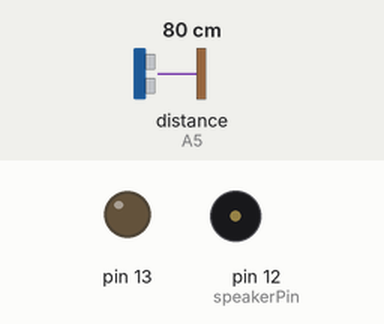
Recording of a sketch running on a simulated Arduino Uno, built with avr-gcc and run on an emulated ATmega328P. On the bench: output pins drawn as LEDs (lit = HIGH), buzzer (waves = sounding). Wiring (inferred from the names in the program): ultrasonic range finder: trigger A5; echo A5. The inputs (shaded band) are chosen by the test bench; at power-on: distance to the obstacle (sensor on A5) 80 cm. Pins used as bus, display or sensor lines are not drawn.

Above: at 1.2 s.
1.3 s: distance to the obstacle (sensor on A5) set to 2 cm
At 1.6 s:
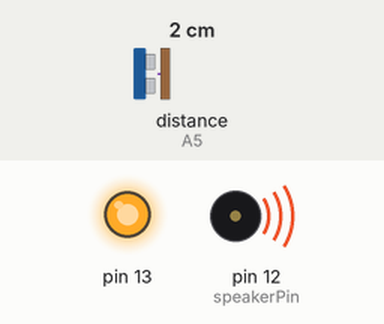
2.8 s: distance to the obstacle (sensor on A5) set to 35 cm
At 4.0 s:
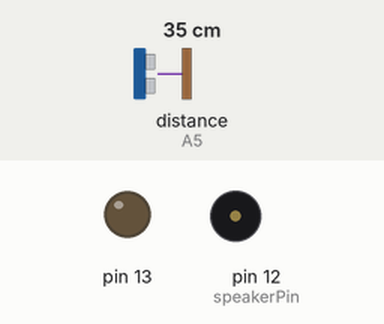
4.3 s: distance to the obstacle (sensor on A5) set to 4 cm
At 5.2 s:
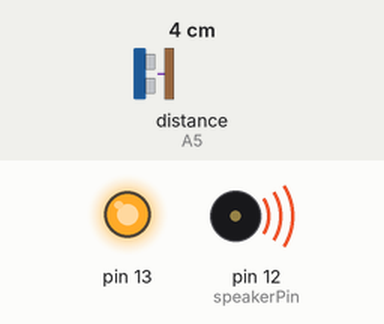
Timing chart, 0 to 7.3 s (numbered marks = the images above; inputs shaded):
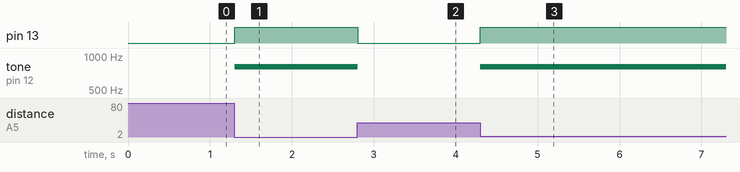

Measured:
- after the input at 1.3 s, pin 13: LOW → HIGH at once; tone on pin 12 (speakerPin): silent → 800 Hz at once
- after the input at 2.8 s, pin 13: HIGH → LOW at once; tone on pin 12 (speakerPin): 800 Hz → silent at once
- after the input at 4.3 s, pin 13: LOW → HIGH at once; tone on pin 12 (speakerPin): silent → 800 Hz at once

The sketch:

distanceAlarm.ino
```cpp
#include <Arduino.h>

//volatile uint8_t& USport = PORTD;
//volatile uint8_t& USpin  = PIND;
//volatile uint8_t& USddr  = DDRD;
//volatile uint8_t  USbit  = _BV(4);
#define DEBUG_PRINT(x) do {Serial.print(#x ": "); Serial.print(x); Serial.print('\t');} while(0)
uint8_t  USpin = A5;
uint8_t vccPin = 5;
uint8_t gndPin = 6;
uint8_t speakerPin = 12;

void setup();
void loop();
void manageUltrasonic(const byte USpin, unsigned int* distance);

void setup() {
    Serial.begin(115200);
    pinMode(13, OUTPUT);
    pinMode(vccPin, OUTPUT);
    pinMode(gndPin, OUTPUT);
    digitalWrite(vccPin, HIGH);
    digitalWrite(gndPin, LOW);
}

void loop() {
    static unsigned int distance; // in deciinches
    static unsigned int pulsetime;

    unsigned long currentTimeMs = millis();
    unsigned long currentTimeUs = micros();
    static unsigned long lastTimeUs = 0;

    unsigned long looptimeUs = currentTimeUs - lastTimeUs;

    manageUltrasonic(USpin, &distance);

    //static unsigned long lastPrintTime = 0;
    //if (millis() - lastPrintTime >= 500) {
    //    //Serial.print("Time: ");   Serial.print(pulsetime); Serial.print('\t');
    //    //Serial.print("Distance"); Serial.print(distance);  Serial.print('\t');
    //    //DEBUG_PRINT(pulsetime);
    //    DEBUG_PRINT(distance);
    //    //DEBUG_PRINT(USstate);
    //    DEBUG_PRINT(looptimeUs);
    //    Serial.println();

    //    lastPrintTime = millis();
    //}
    if (distance < 120) {
        digitalWrite(13, HIGH);
        tone(speakerPin, 800);
    }
    else {
        digitalWrite(13, LOW);
        noTone(speakerPin);
    }

    lastTimeUs = currentTimeUs;
}

void manageUltrasonic(const byte USpin, unsigned int* distance) {
    unsigned long currentTimeUs = micros();
    unsigned long currentTimeMs = millis();

    static unsigned long startOfStateTime = 0;
    static unsigned long USlastReadTime = 0;
    static enum { starting, sendingPulse, waitingForPulseStart,
           waitingForPulseEnd, waitingForCooloff } USstate = starting;
    switch (USstate) {
    case starting:
        pinMode(USpin, OUTPUT);
        digitalWrite(USpin, HIGH);

        startOfStateTime  = currentTimeUs;
        USstate = sendingPulse;
        //break;
    //case sendingPulse:
        delayMicroseconds(5);
        //if (currentTimeUs - startOfStateTime >= 5) {
            digitalWrite(USpin, LOW);
            pinMode(USpin, INPUT);

            startOfStateTime = currentTimeUs;
            USstate = waitingForPulseStart;
        //}
        break;
    case waitingForPulseStart:
        if (currentTimeUs - startOfStateTime >= 100000UL) {
            Serial.println("Error reading sensor: didn't receive pulse");
            USstate = waitingForCooloff;
        }
        if (digitalRead(USpin)) {
            startOfStateTime = currentTimeUs;
            USstate = waitingForPulseEnd;
        }
        break;
    case waitingForPulseEnd:
        if (!digitalRead(USpin)) {
            unsigned int pulsetime = currentTimeUs - startOfStateTime;
            *distance =  pulsetime / 15;

            pinMode(USpin, OUTPUT);
            digitalWrite(USpin, LOW);
            startOfStateTime = currentTimeUs;
            USstate = waitingForCooloff;
        }
        break;
    case waitingForCooloff:
        if (currentTimeMs - USlastReadTime >= 100) {
            USlastReadTime = currentTimeMs;
            USstate = starting;
            startOfStateTime = currentTimeUs;
        }
        break;
    }
}
```
